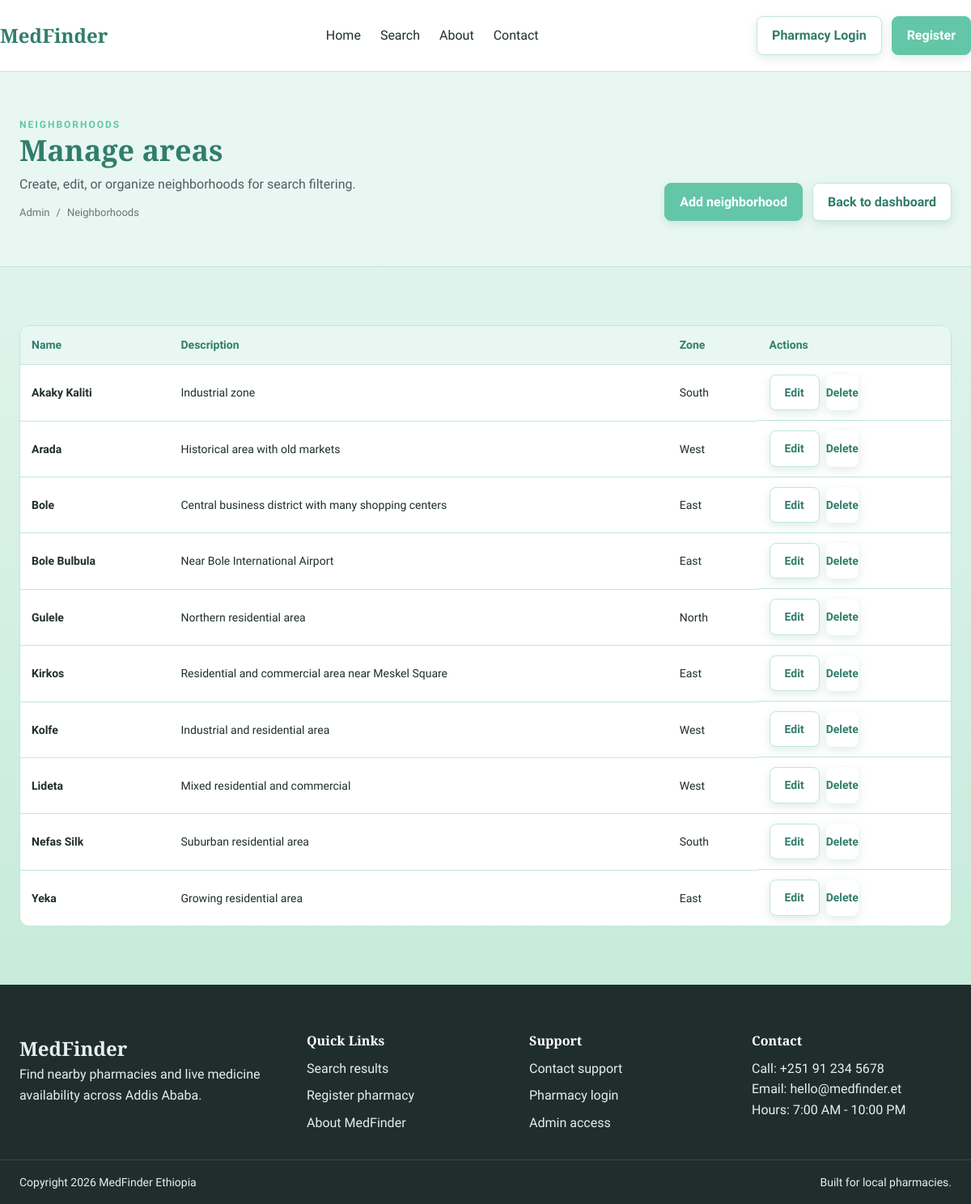
The app's page /admin/neighborhoods/index.php (signed in) with its own data.
### tables this page shows
CREATE TABLE neighborhoods (
    neighborhood_id INT PRIMARY KEY AUTO_INCREMENT,
    name VARCHAR(100) NOT NULL,
    description TEXT,
    zone VARCHAR(50),
    created_at TIMESTAMP DEFAULT CURRENT_TIMESTAMP
);

### includes/functions.php (called while the page is built, shortened)
<?php
function get_all_neighborhoods($conn) {
    $sql = "SELECT * FROM neighborhoods ORDER BY name ASC";
    $result = $conn->query($sql);
    return $result->fetch_all(MYSQLI_ASSOC);
}

### admin/neighborhoods/index.php (the view, shortened to what this page needs)
<?php
$asset_path = '../../';
$extra_css = array('css/admin.css');
$body_class = 'admin-body';
include '../../includes/header.php';
require_once '../../includes/functions.php';
require_once '../../includes/db-connect.php';
$neighborhoods = get_all_neighborhoods($conn);
$total_neighborhoods = count($neighborhoods);
?>
<main id="main-content">
    <section class="page-hero">
        <div class="container page-hero-inner">
            <div>
                <p class="eyebrow">Neighborhoods</p>
                <h1 class="page-title">Manage areas</h1>
                <p class="page-subtitle">Create, edit, or organize neighborhoods for search filtering.</p>
                <div class="breadcrumb">
                    <a href="../index.php">Admin</a>
                    <span>/</span>
                    <span>Neighborhoods</span>
                </div>
            </div>
            <div class="page-actions">
                <a class="btn btn-primary" href="add.php">Add neighborhood</a>
                <a class="btn btn-secondary" href="../index.php">Back to dashboard</a>
            </div>
        </div>
    </section>
    <section class="section">
        <div class="container">
            <div class="table-wrap">
                <table class="table">
                    <thead>
                        <tr>
                            <th>Name</th>
                            <th>Description</th>
                            <th>Zone</th>
                            <th>Actions</th>
                        </tr>
                    </thead>
                    <tbody>
                        <?php if ($total_neighborhoods > 0): ?>
                            <?php foreach ($neighborhoods as $neighborhood): ?>
                                <tr>
                                    <td><strong><?php echo htmlspecialchars($neighborhood['name']); ?></strong></td>
                                    <td><?php echo htmlspecialchars($neighborhood['description'] ?? 'N/A'); ?></td>
                                    <td><?php echo htmlspecialchars($neighborhood['zone'] ?? 'N/A'); ?></td>
                                    <td class="table-actions">
                                        <a class="btn btn-secondary" href="edit.php?id=<?php echo $neighborhood['neighborhood_id']; ?>">Edit</a>
                                        <a class="btn btn-link" href="delete.php?id=<?php echo $neighborhood['neighborhood_id']; ?>">Delete</a>
                                    </td>
                                </tr>
                            <?php endforeach; ?>
                        <?php endif; ?>
                    </tbody>
                </table>
            </div>
        </div>
    </section>
</main>
<?php include '../../includes/footer.php'; ?>

### includes/header.php (shortened to what this page needs)
<!doctype html>
<html lang="en">
<head>
    <link rel="stylesheet" href="<?php echo htmlspecialchars($asset_path, ENT_QUOTES, 'UTF-8'); ?>css/style.css">
    <link rel="stylesheet" href="<?php echo htmlspecialchars($asset_path, ENT_QUOTES, 'UTF-8'); ?>css/responsive.css">
    <?php foreach ($extra_css as $css_file) { ?>
        <link rel="stylesheet" href="<?php echo htmlspecialchars($asset_path . $css_file, ENT_QUOTES, 'UTF-8'); ?>">
    <?php } ?>
</head>
<body<?php echo $body_class !== '' ? ' class="' . htmlspecialchars($body_class, ENT_QUOTES, 'UTF-8') . '"' : ''; ?>>
<header class="site-header">
    <div class="container header-inner">
        <a class="brand" href="<?php echo htmlspecialchars($asset_path, ENT_QUOTES, 'UTF-8'); ?>index.php">MedFinder</a>
        <nav class="site-nav" aria-label="Primary">
            <ul class="nav-list" id="primary-nav">
                <li><a href="<?php echo htmlspecialchars($asset_path, ENT_QUOTES, 'UTF-8'); ?>index.php">Home</a></li>
                <li><a href="<?php echo htmlspecialchars($asset_path, ENT_QUOTES, 'UTF-8'); ?>search-results.php">Search</a></li>
                <li><a href="<?php echo htmlspecialchars($asset_path, ENT_QUOTES, 'UTF-8'); ?>about.php">About</a></li>
                <li><a href="<?php echo htmlspecialchars($asset_path, ENT_QUOTES, 'UTF-8'); ?>contact.php">Contact</a></li>
            </ul>
        </nav>
        <div class="header-actions">
            <a class="btn btn-secondary" href="<?php echo htmlspecialchars($asset_path, ENT_QUOTES, 'UTF-8'); ?>pharmacy/login.php">Pharmacy Login</a>
            <a class="btn btn-primary" href="<?php echo htmlspecialchars($asset_path, ENT_QUOTES, 'UTF-8'); ?>pharmacy/register.php">Register</a>
        </div>
    </div>
</header>

### includes/footer.php (shortened to what this page needs)
<footer class="site-footer">
    <div class="container footer-grid">
        <div class="footer-brand">
            <a class="brand" href="<?php echo htmlspecialchars($asset_path, ENT_QUOTES, 'UTF-8'); ?>index.php">MedFinder</a>
            <p>Find nearby pharmacies and live medicine availability across Addis Ababa.</p>
        </div>
        <div class="footer-links">
            <h4>Quick Links</h4>
            <ul>
                <li><a href="<?php echo htmlspecialchars($asset_path, ENT_QUOTES, 'UTF-8'); ?>search-results.php">Search results</a></li>
                <li><a href="<?php echo htmlspecialchars($asset_path, ENT_QUOTES, 'UTF-8'); ?>pharmacy/register.php">Register pharmacy</a></li>
                <li><a href="<?php echo htmlspecialchars($asset_path, ENT_QUOTES, 'UTF-8'); ?>about.php">About MedFinder</a></li>
            </ul>
        </div>
        <div class="footer-links">
            <h4>Support</h4>
            <ul>
                <li><a href="<?php echo htmlspecialchars($asset_path, ENT_QUOTES, 'UTF-8'); ?>contact.php">Contact support</a></li>
                <li><a href="<?php echo htmlspecialchars($asset_path, ENT_QUOTES, 'UTF-8'); ?>pharmacy/login.php">Pharmacy login</a></li>
                <li><a href="<?php echo htmlspecialchars($asset_path, ENT_QUOTES, 'UTF-8'); ?>admin/login.php">Admin access</a></li>
            </ul>
        </div>
        <div class="footer-links">
            <h4>Contact</h4>
            <p>Call: <a href="tel:+251912345678">+251 91 234 5678</a></p>
            <p>Email: <a href="mailto:hello@medfinder.et">hello@medfinder.et</a></p>
            <p>Hours: 7:00 AM - 10:00 PM</p>
        </div>
    </div>
    <div class="footer-bottom">
        <div class="container footer-bottom-inner">
            <span>Copyright <?php echo date('Y'); ?> MedFinder Ethiopia</span>
            <span>Built for local pharmacies.</span>
        </div>
    </div>
</footer>
</body>
</html>

### css/style.css (style rules this page uses)
* { box-sizing: border-box; margin: 0; padding: 0; }
html { scroll-behavior: smooth; }
body { font-family: 'Work Sans', sans-serif; color: #1F2E2C; background: linear-gradient(180deg, #E9F7F2 0%, #BFE8D6 100%); line-height: 1.6; }
a { color: inherit; text-decoration: none; }
ul { list-style: none; }
h1, h2, h3, h4 { font-family: 'Playfair Display', serif; color: #2F7E6A; line-height: 1.2; }
p { color: #2F7E6A; }
.container { max-width: 1200px; margin: 0 auto; padding: 0 24px; }
.section { padding: 72px 0; }
.site-header { background: #ffffff; border-bottom: 1px solid #BFE8D6; }
.header-inner { display: flex; align-items: center; justify-content: space-between; gap: 20px; padding: 20px 0; }
.brand { font-family: 'Playfair Display', serif; font-size: 24px; font-weight: 700; color: #2F7E6A; }
.site-nav { flex: 1; }
.nav-list { display: flex; align-items: center; justify-content: center; gap: 24px; font-weight: 500; }
.nav-list a { padding: 6px 0; border-bottom: 2px solid transparent; }
.header-actions { display: flex; align-items: center; gap: 12px; }
.eyebrow { text-transform: uppercase; letter-spacing: 2px; font-size: 12px; color: #63C6A7; font-weight: 600; }
.site-footer { background: #1F2E2C; color: #e8eef0; padding-top: 60px; }
.site-footer p, .site-footer a { color: #e8eef0; }
.footer-grid { display: flex; flex-wrap: wrap; gap: 28px; }
.footer-brand { flex: 1 1 260px; }
.footer-links { flex: 1 1 180px; }
.footer-links h4 { color: #fff; margin-bottom: 12px; }
.footer-links ul { display: flex; flex-direction: column; gap: 8px; }
.footer-bottom { border-top: 1px solid rgba(255, 255, 255, 0.12); margin-top: 32px; padding: 16px 0; }
.footer-bottom-inner { display: flex; align-items: center; justify-content: space-between; gap: 12px; font-size: 14px; }
.btn { display: inline-flex; align-items: center; justify-content: center; padding: 10px 18px; border-radius: 8px; font-weight: 600; border: 1px solid transparent; cursor: pointer; transition: all 0.2s ease; }
.btn-primary { background: #63C6A7; color: #fff; border-color: #63C6A7; }
.btn-secondary { background: #ffffff; color: #2F7E6A; border-color: #BFE8D6; }
.btn-link { background: transparent; border: none; color: #2F7E6A; padding: 0; }
.page-hero { padding: 56px 0; background: #ffffff; border-bottom: 1px solid #BFE8D6; }
.page-hero-inner { display: flex; align-items: flex-end; justify-content: space-between; gap: 24px; flex-wrap: wrap; }
.page-title { font-size: 36px; margin-bottom: 8px; }
.page-subtitle { font-size: 16px; color: #4f5b62; max-width: 640px; }
.breadcrumb { display: flex; align-items: center; gap: 8px; font-size: 13px; color: #6b747b; margin-top: 12px; }
.breadcrumb a { color: #6b747b; }
.page-actions { display: flex; gap: 12px; flex-wrap: wrap; }
.table-wrap { overflow-x: auto; background: #ffffff; border: 1px solid #BFE8D6; border-radius: 12px; }
.table { width: 100%; border-collapse: collapse; min-width: 600px; }
.table th, .table td { padding: 12px 14px; text-align: left; font-size: 14px; border-bottom: 1px solid #BFE8D6; }
.table th { background: #E9F7F2; color: #2F7E6A; font-weight: 600; }
.table tr:last-child td { border-bottom: none; }
.table-actions { display: flex; gap: 8px; flex-wrap: wrap; }
.btn, .card, .panel, .sidebar, input, select, textarea { transition: all 0.3s ease; }
.btn { position: relative; overflow: hidden; box-shadow: 0 4px 12px rgba(47, 126, 106, 0.15); }
.btn::before { content: ''; position: absolute; top: 0; left: -100%; width: 100%; height: 100%; background: rgba(255, 255, 255, 0.2); transition: left 0.3s ease; }
a:not(.btn):not(.badge) { transition: color 0.2s ease; }
.nav-list a { transition: border-color 0.2s ease; }

### css/admin.css (style rules this page uses)
body.admin-body { background: linear-gradient(180deg, #E9F7F2 0%, #BFE8D6 100%); }
.admin-body .page-hero { background: #E9F7F2; }
.admin-body .site-header { border-bottom-color: #BFE8D6; }

### records on screen
neighborhoods: name "Akaky Kaliti", description "Industrial zone", zone "South"
neighborhoods: name "Arada", description "Historical area with old markets", zone "West"
neighborhoods: name "Bole", description "Central business district with many shopping centers", zone "East"
neighborhoods: name "Bole Bulbula", description "Near Bole International Airport", zone "East"
neighborhoods: name "Gulele", description "Northern residential area", zone "North"
neighborhoods: name "Kirkos", description "Residential and commercial area near Meskel Square", zone "East"
neighborhoods: name "Kolfe", description "Industrial and residential area", zone "West"
neighborhoods: name "Lideta", description "Mixed residential and commercial", zone "West"
neighborhoods: name "Nefas Silk", description "Suburban residential area", zone "South"
neighborhoods: name "Yeka", description "Growing residential area", zone "East"
